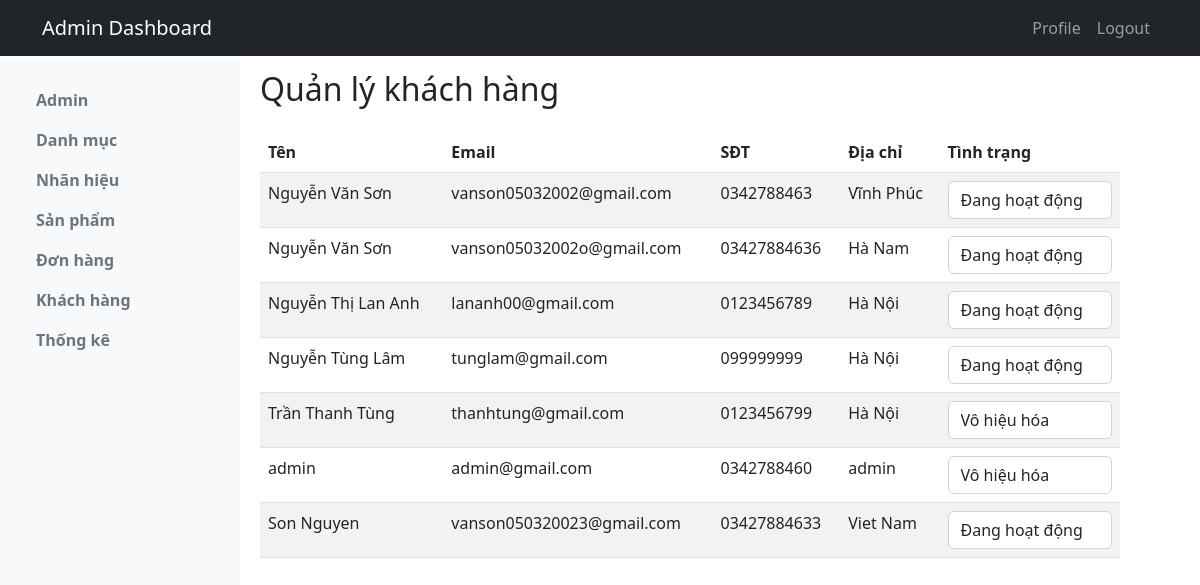
The page /admin/customers (signed in) on the database its author committed.
### tables this page shows
CREATE TABLE `customer` (
  `id` int(11) NOT NULL,
  `name` varchar(255) DEFAULT NULL,
  `email` varchar(255) DEFAULT NULL,
  `phone` varchar(255) DEFAULT NULL,
  `password` varchar(255) DEFAULT NULL,
  `address` varchar(255) DEFAULT NULL,
  `created_at` datetime DEFAULT current_timestamp(),
  `updated_at` datetime DEFAULT current_timestamp() ON UPDATE current_timestamp(),
  `status` int(11) NOT NULL DEFAULT 0,
  `recoverycode` varchar(50) DEFAULT NULL
);

### admin/controllers/CustomersController.php (called while the page is built, shortened)
<?php
require_once "models/customers.php";
    class CustomersController{
        public function index(){
            $customers = Customers::getAllCustomers(null);
            include 'views/customers.php';
        }
    }
?>

### admin/models/Customers.php (called while the page is built, shortened)
<?php
require_once "../config/connectDatabase.php";
class Customers
{
    public static function getAllCustomers($name)
    {
        global $conn;
        $sql = "SELECT * FROM customer ";
        $result = mysqli_query($conn,$sql);
        $data = [];
        if(mysqli_num_rows($result)>0){
            while($row = mysqli_fetch_assoc($result)){
                $data[] = $row;
            }
        }
        return $data;
    }
    public static function getStatus($id){
        global $conn;
        $sql = "SELECT * FROM customer where id=$id";
        $row = mysqli_fetch_assoc(mysqli_query($conn,$sql));
        return $row["status"];
    }
}
?>

### admin/views/customers.php (the view, shortened to what this page needs)
<div class="mb-4">
    <div class="mb-4">
        <h2>Quản lý khách hàng</h2>
    </div>
    <table class="table table-striped">
        <thead>
            <tr>
                <th>Tên</th>
                <th>Email</th>
                <th>SĐT</th>
                <th>Địa chỉ</th>
                <th>Tình trạng</th>
            </tr>
        </thead>
        <tbody>
            <?php foreach ($customers as $customer): ?>
                <tr>
                    <td>
                        <?php echo $customer["name"] ?>
                    </td>
                    <td>
                        <?php echo $customer["email"] ?>
                    </td>
                    <td>
                        <?php echo $customer["phone"] ?>
                    </td>
                    <td>
                        <?php echo $customer["address"] ?>
                    </td>
                    <td class="flex">
                        <div class="form-group">
                            <?php
                            $activeUrl = "?controller=customers&action=changestatus&id=" . $customer["id"] . "&value=0";
                            $inactiveUrl = "?controller=customers&action=changestatus&id=" . $customer["id"] . "&value=1";
                            ?>
                            <select class="form-control" onchange="navigate(this)">
                                <option value="<?php echo $activeUrl; ?>" <?php if (Customers::getStatus($customer["id"]) == 0)
                                       echo "selected"; ?>>
                                    Đang hoạt động
                                </option>
                                <option value="<?php echo $inactiveUrl; ?>" <?php if (Customers::getStatus($customer["id"]) == 1)
                                       echo "selected"; ?>>
                                    Vô hiệu hóa
                                </option>
                            </select>
                        </div>
                    </td>
                </tr>
            <?php endforeach ?>
        </tbody>
    </table>
</div>

### admin/assets/css/style.css (style rules this page uses)
body { padding-top: 60px; }
body { padding-top: 50px; }

### rows shown on the page
customer: name "Nguyễn Văn Sơn", email "vanson05032002@gmail.com", phone "0342788463", address "Vĩnh Phúc", id+status "Đang hoạt động"
customer: name "Nguyễn Văn Sơn", email "vanson05032002o@gmail.com", phone "03427884636", address "Hà Nam", id+status "Đang hoạt động"
customer: name "Nguyễn Thị Lan Anh", email "lananh00@gmail.com", phone "0123456789", address "Hà Nội", id+status "Đang hoạt động"
customer: name "Nguyễn Tùng Lâm", email "tunglam@gmail.com", phone "099999999", address "Hà Nội", id+status "Đang hoạt động"
customer: name "Trần Thanh Tùng", email "thanhtung@gmail.com", phone "0123456799", address "Hà Nội", id+status "Vô hiệu hóa"
customer: name "admin", email "admin@gmail.com", phone "0342788460", address "admin", id+status "Vô hiệu hóa"
customer: name "Son Nguyen", email "vanson050320023@gmail.com", phone "03427884633", address "Viet Nam", id+status "Đang hoạt động"
